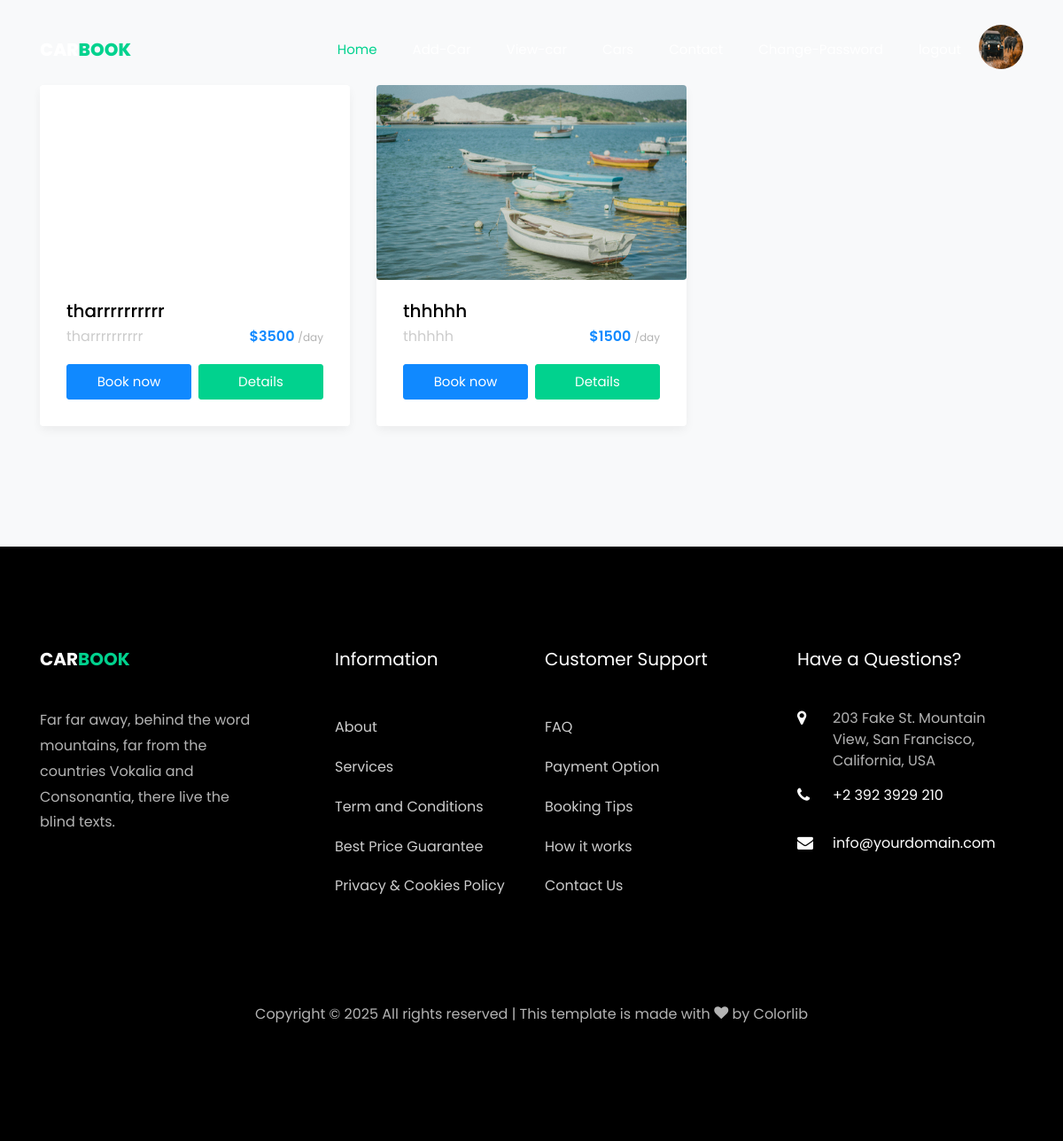
Page /view/ (signed in) on the earlier database version.
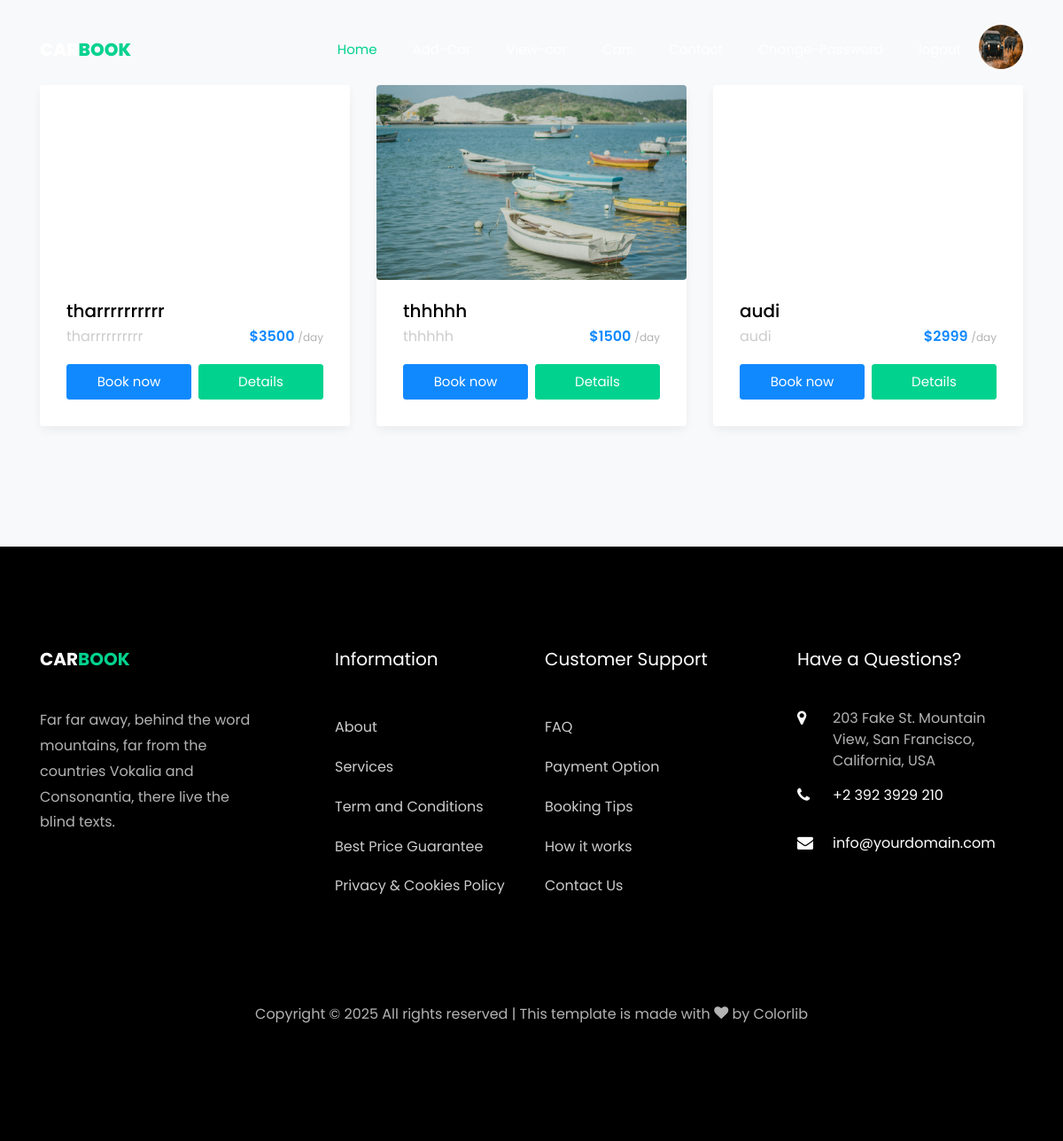
Same page on the later database version.
### myapp/models.py (models this page shows, shortened)
class Car(models.Model):
    user = models.ForeignKey(User,on_delete=models.CASCADE)
    company = (
        ('Maruti','Maruti'),
        ('Mahindra','Mahindra'),
        ('Hyundai','Hyundai'),
    )
    cyear = models.IntegerField()
    compnaychoice = models.CharField(max_length=120,choices=company)
    cname = models.CharField(max_length=120)
    cprice = models.IntegerField()
    cimage = models.ImageField(default="",upload_to="car/")

### myapp/views.py (the view)
# urls.py: path('view/', views.view, name='view'),
def view(request):
    user = User.objects.get(email = request.session['email'])
    car = Car.objects.filter(user=user)
    print(user)
    return render(request,'view.html',{'car':car})

### myapp/models.py (called while the page is built)
    def __str__(self):
        return f"{self.name}"

### myapp/templates/view.html
{% extends 'bheader.html' %} {% load static %} {% block content %}
<section class="ftco-section bg-light">
  <div class="container">
    <div class="row">
      {% for i in car %}
      <div class="col-md-4">
        <div class="car-wrap rounded ftco-animate">
    					<div class="img rounded d-flex align-items-end" style="background-image: url({{i.cimage.url}});">
    					</div>
    					<div class="text">
    						<h2 class="mb-0"><a href="car-single.html">{{i.cname}}</a></h2>
    						<div class="d-flex mb-3">
	    						<span class="cat">{{i.cname}}</span>
	    						<p class="price ml-auto">${{i.cprice}} <span>/day</span></p>
    						</div>
    						<p class="d-flex mb-0 d-block"><a href="#" class="btn btn-primary py-2 mr-1">Book now</a> <a href="{% url "cdetails" pk=i.pk %}" class="btn btn-secondary py-2 ml-1">Details</a></p>
    					</div>
    				</div>
    			</div>
          {% endfor %}
        </div>
      </div>
</section>
{% endblock %}

### myapp/templates/bheader.html (shortened to what this page needs)
{% load static %}
<head>
  <link
    rel="stylesheet"
    href="{% static 'css/open-iconic-bootstrap.min.css' %}"
  />
  <link rel="stylesheet" href="{% static 'css/animate.css' %}" />
  <link rel="stylesheet" href="{% static 'css/owl.carousel.min.css' %}" />
  <link rel="stylesheet" href="{% static 'css/owl.theme.default.min.css' %}" />
  <link rel="stylesheet" href="{% static 'css/magnific-popup.css' %}" />
  <link rel="stylesheet" href="{% static 'css/aos.css' %}" />
  <link rel="stylesheet" href="{% static 'css/ionicons.min.css' %}" />
  <link rel="stylesheet" href="{% static 'css/bootstrap-datepicker.css' %}" />
  <link rel="stylesheet" href="{% static 'css/jquery.timepicker.css' %}" />
  <link rel="stylesheet" href="{% static 'css/flaticon.css' %}" />
  <link rel="stylesheet" href="{% static 'css/icomoon.css' %}" />
  <link rel="stylesheet" href="{% static 'css/style.css' %}" />
</head>
<body>
  <nav
    class="navbar navbar-expand-lg navbar-dark ftco_navbar bg-dark ftco-navbar-light"
    id="ftco-navbar"
  >
    <div class="container">
      <a class="navbar-brand" href="index.html">Car<span>Book</span></a>
      <div class="collapse navbar-collapse" id="ftco-nav">
        <ul class="navbar-nav ml-auto">
          <li class="nav-item active">
            <a href="{% url 'bindex' %}" class="nav-link">Home</a>
          </li>
          <li class="nav-item">
            <a href="{% url 'add' %}" class="nav-link">Add-Car</a>
          </li>
          <li class="nav-item">
            <a href="{% url 'view' %}" class="nav-link">View-car</a>
          </li>
          <li class="nav-item"><a href="{% url 'cars' %}" class="nav-link">Cars</a></li>
          <li class="nav-item">
            <a href="{% url 'contact' %}" class="nav-link">Contact</a>
          </li>
          {% if request.session.email %}
          <li class="nav-item">
            <a href="{% url 'cpass' %}" class="nav-link">Change-Password</a>
          </li>
          <li class="nav-item">
            <a href="{% url 'logout' %}" class="nav-link">logout</a>
          </li>
          <a href="{% url "uprofile" %}">
            <img src="{{request.session.profile}}" height="50px" width="50px" class="rounded-circle">
          </a>
          {% endif %}
        </ul>
      </div>
    </div>
  </nav>
  {% block content %}
  {% endblock %}
  <footer class="ftco-footer ftco-bg-dark ftco-section">
    <div class="container">
      <div class="row mb-5">
        <div class="col-md">
          <div class="ftco-footer-widget mb-4">
            <h2 class="ftco-heading-2">
              <a href="#" class="logo">Car<span>book</span></a>
            </h2>
            <p>
              Far far away, behind the word mountains, far from the countries
              Vokalia and Consonantia, there live the blind texts.
            </p>
            <ul
              class="ftco-footer-social list-unstyled float-md-left float-lft mt-5"
            >
            </ul>
          </div>
        </div>
        <div class="col-md">
          <div class="ftco-footer-widget mb-4 ml-md-5">
            <h2 class="ftco-heading-2">Information</h2>
            <ul class="list-unstyled">
              <li><a href="#" class="py-2 d-block">About</a></li>
              <li><a href="#" class="py-2 d-block">Services</a></li>
              <li><a href="#" class="py-2 d-block">Term and Conditions</a></li>
              <li><a href="#" class="py-2 d-block">Best Price Guarantee</a></li>
              <li>
                <a href="#" class="py-2 d-block"
                  >Privacy &amp; Cookies Policy</a
                >
              </li>
            </ul>
          </div>
        </div>
        <div class="col-md">
          <div class="ftco-footer-widget mb-4">
            <h2 class="ftco-heading-2">Customer Support</h2>
            <ul class="list-unstyled">
              <li><a href="#" class="py-2 d-block">FAQ</a></li>
              <li><a href="#" class="py-2 d-block">Payment Option</a></li>
              <li><a href="#" class="py-2 d-block">Booking Tips</a></li>
              <li><a href="#" class="py-2 d-block">How it works</a></li>
              <li><a href="#" class="py-2 d-block">Contact Us</a></li>
            </ul>
          </div>
        </div>
        <div class="col-md">
          <div class="ftco-footer-widget mb-4">
            <h2 class="ftco-heading-2">Have a Questions?</h2>
            <div class="block-23 mb-3">
              <ul>
                <li>
                  <span class="icon icon-map-marker"></span
                  ><span class="text"
                    >203 Fake St. Mountain View, San Francisco, California,
                    USA</span
                  >
                </li>
                <li>
                  <a href="#"
                    ><span class="icon icon-phone"></span
                    ><span class="text">+2 392 3929 210</span></a
                  >
                </li>
                <li>
                  <a href="#"
                    ><span class="icon icon-envelope"></span
                    ><span class="text">info@yourdomain.com</span></a
                  >
                </li>
              </ul>
            </div>
          </div>
        </div>
      </div>
      <div class="row">
        <div class="col-md-12 text-center">
          <p>
            Copyright &copy;
            All rights reserved | This template is made with
            <i class="icon-heart color-danger" aria-hidden="true"></i> by
            <a href="https://colorlib.com" target="_blank">Colorlib</a>
          </p>
        </div>
      </div>
    </div>
  </footer>
</body>

### myapp/static/css/icomoon.css (style rules this page uses)
[class^="icon-"], [class*=" icon-"] { font-family: 'icomoon' !important; speak: none; font-style: normal; font-weight: normal; font-variant: normal; text-transform: none; line-height: 1; -webkit-font-smoothing: antialiased; -moz-osx-font-smoothing: grayscale; }
.icon-heart:before { content: "\f004"; }
.icon-map-marker:before { content: "\f041"; }
.icon-phone:before { content: "\f095"; }
.icon-envelope:before { content: "\f0e0"; }

Differences in the rows shown:
added Car: cname "audi", cprice "2999"
